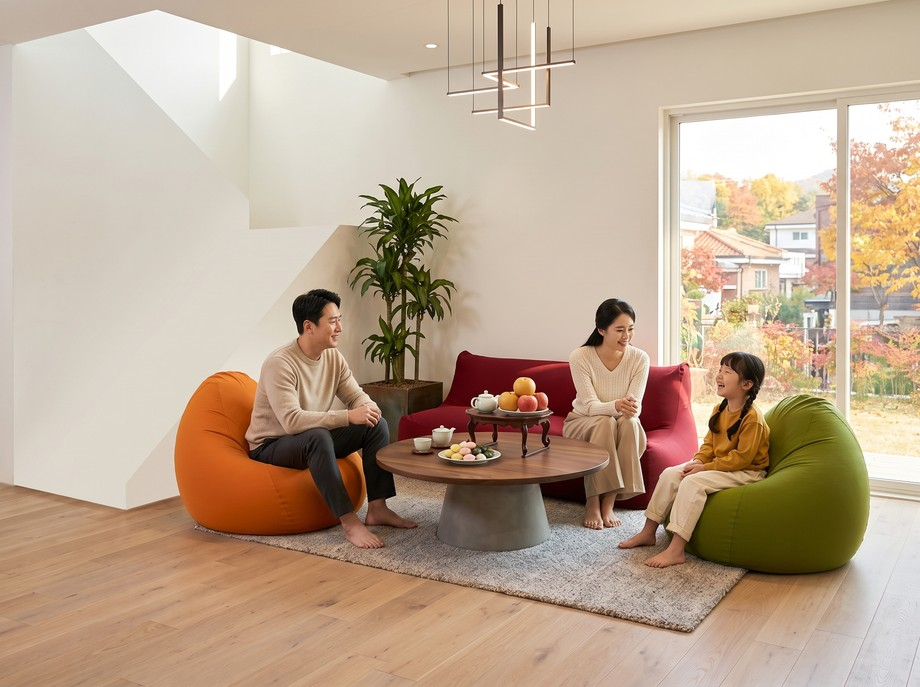
#> input picture chuseok.jpg, 920 x 687 px
$ python -i cf_cards.py   (imports and definitions only)
#> lines starting #> are read from the running program, lines starting #| are printed output that depends on the picture
"""
요기보 팟 CF 리메이크 — 노란 타이포/제품 카드를 코드로 렌더링한다.
글자는 AI 가 아니라 여기서 실제 글꼴(Pretendard)로 그리므로 한글이 깨지지 않는다.
사용: python cf_cards.py <카드이름> <출력.mp4>
"""
import math, subprocess, sys
import numpy as np
from PIL import Image, ImageDraw, ImageFont, ImageFilter

W, H = 1920, 1080
FPS_NUM, FPS_DEN = 24000, 1001                      # 레퍼런스와 같은 23.976fps — 음악 박자를 맞추려고
FONT = r"C:/Users/Yogibo Design/Desktop/imgCreate/fonts/PretendardVariable.ttf"
SP = r"C:/Users/YOGIBO~1/AppData/Local/Temp/claude/c--Users-Yogibo-Design-Desktop-imgCreate/0b7908b6-bb66-4fb2-92ce-5dcfd7df4943/scratchpad"

# 레퍼런스 실측: 가운데 #F9DB06, 모서리 #F3C80F 로 어두워지는 원형 그라데이션
# [7 lines left out: function yellow_bg, not called in this run]

def ease_out_back(x, s=1.70158):
    x = min(max(x, 0.0), 1.0) - 1
    return x * x * ((s + 1) * x + s) + 1

def ease_out_cubic(x):
    x = min(max(x, 0.0), 1.0)
    return 1 - (1 - x) ** 3

# [15 lines left out: functions font, draw_text_center, not called in this run]

def key_ring_sprites(path, n=8):
    """노란 배경을 빼고 원형으로 놓인 팟 n개를 각도로 나눠 스프라이트로 자른다."""
#> called with path = '../../chuseok.jpg', n = 8
    src = Image.open(path).convert("RGB").resize((W, H), Image.LANCZOS)
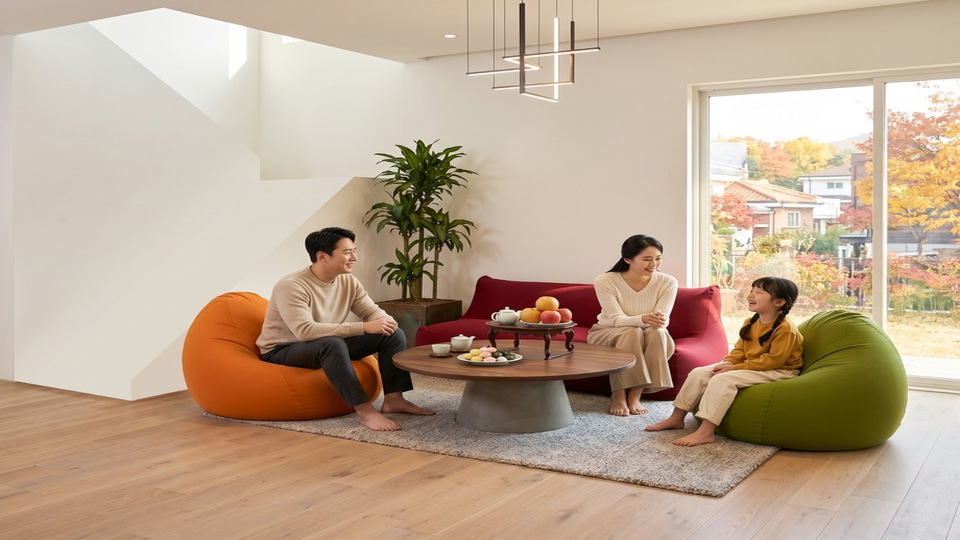
#> src: PIL image 1920x1080 RGB (shown at 1/2 size); mean R, G, B 188.5, 166.7, 145
    a = np.asarray(src).astype(np.float32) / 255.0
    hsv = np.asarray(src.convert("HSV")).astype(np.float32)
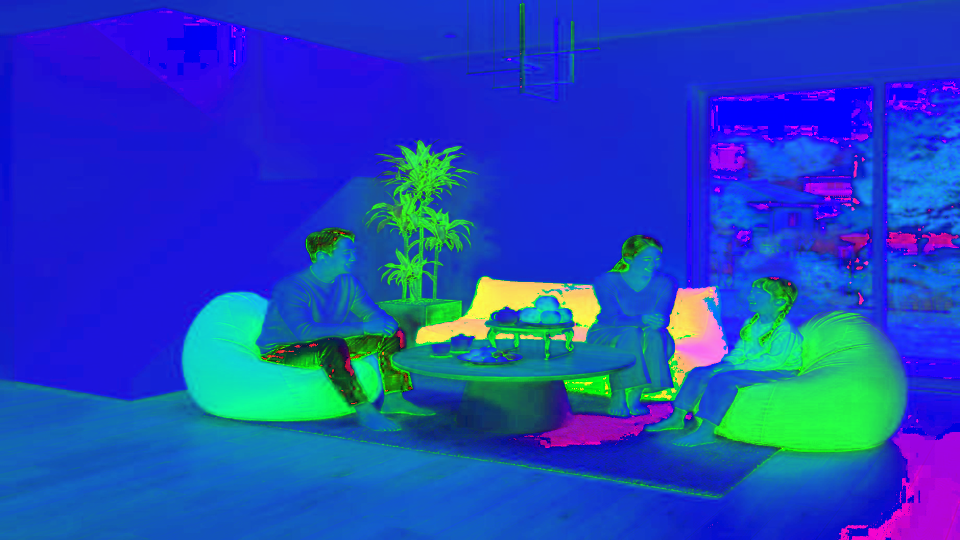
#> hsv: shape (1080, 1920, 3) float32 (shown at 1/2 size); mean R, G, B 31.2, 70.2, 188.7
    hue, sat, val = hsv[..., 0] * 360 / 255, hsv[..., 1] / 255, hsv[..., 2] / 255
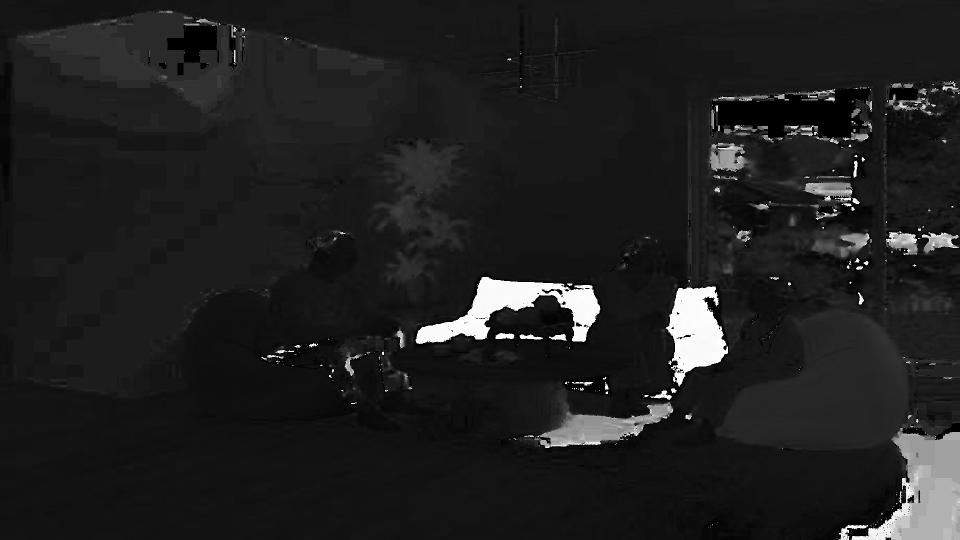
#> hue: shape (1080, 1920) float32 (shown at 1/2 size); min 0, max 358.6, mean 44.3; drawn with min black and max white
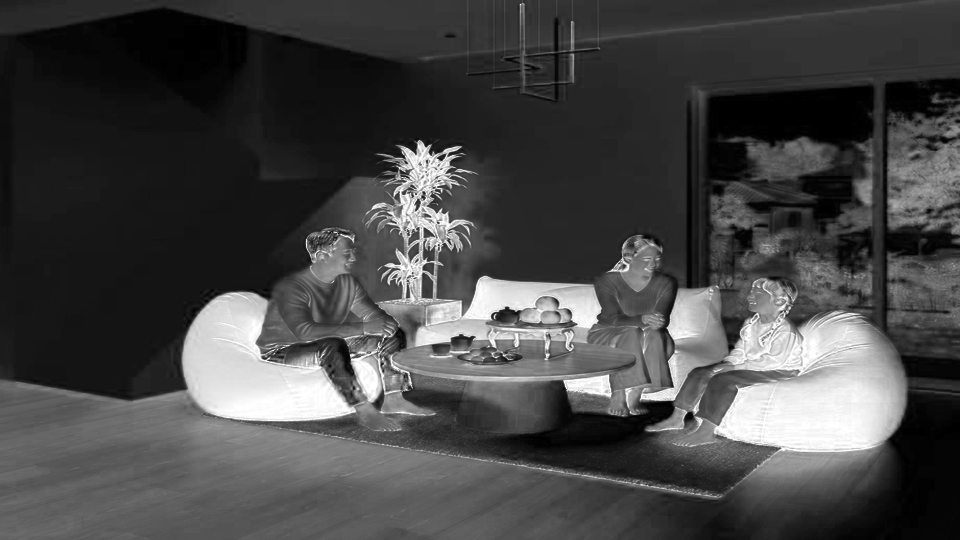
#> sat: shape (1080, 1920) float32 (shown at 1/2 size); min 0, max 1, mean 0.275
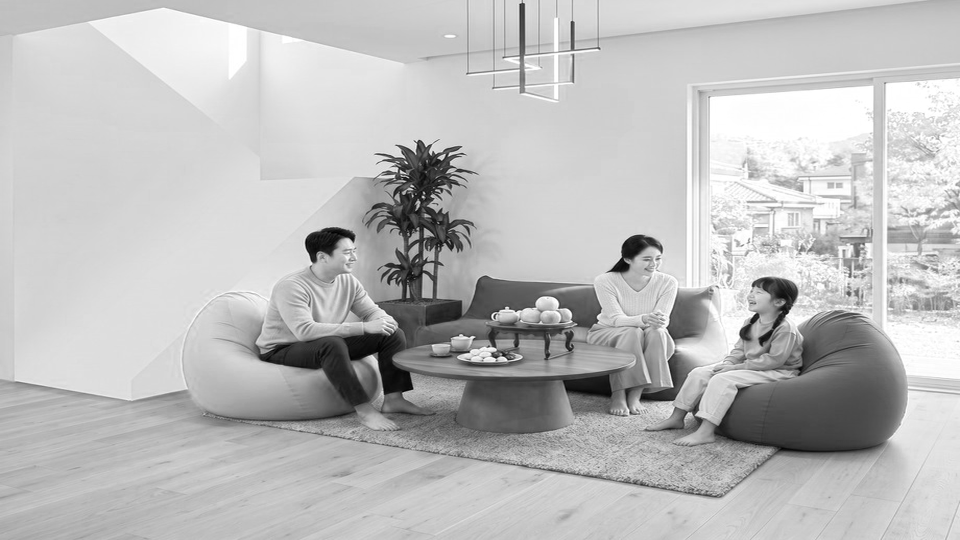
#> val: shape (1080, 1920) float32 (shown at 1/2 size); min 0, max 1, mean 0.74
    bg = (hue > 38) & (hue < 64) & (sat > 0.72) & (val > 0.72)
#> bg: shape (1080, 1920) bool; every value is 0
    alpha = Image.fromarray(((~bg) * 255).astype(np.uint8)).filter(ImageFilter.MinFilter(3)).filter(ImageFilter.GaussianBlur(1.2))
#> alpha: PIL image 1920x1080 L; every value is 255
    rgba = src.convert("RGBA"); rgba.putalpha(alpha)
    m = np.asarray(alpha) > 128
#> m: shape (1080, 1920) bool; every value is 1
    ys, xs = np.nonzero(m)
    ang = (np.degrees(np.arctan2(ys - H / 2, xs - W / 2)) + 360 + 90) % 360      # 12시 방향이 0도
    sector = np.round(ang / (360 / n)).astype(int) % n
    sprites = []
    for i in range(n):
        sel = sector == i
        if sel.sum() < 500:
            continue
        x0, x1, y0, y1 = xs[sel].min(), xs[sel].max(), ys[sel].min(), ys[sel].max()
        sprites.append({"img": rgba.crop((x0 - 4, y0 - 4, x1 + 5, y1 + 5)),
                        "cx": (x0 + x1) / 2, "cy": (y0 + y1) / 2, "i": i})
#> this loop made 8 passes
#> (x0, x1, y0, y1) on passes 1 to 8: (737, 1183, 0, 539), (961, 1919, 0, 539), (960, 1919, 143, 937), (961, 1919, 541, 1079), (737, 1183, 541, 1079), (0, 959, 541, 1079), (0, 959, 143, 937), (0, 959, 0, 539)
#> after the loop, sprites = 8 items
    return sprites

# [24 lines left out: functions card_pot, card_rest, not called in this run]

CARDS = {
    "pot":  (card_pot, 2.38, lambda: key_ring_sprites(SP + "/cf_ring.png")),
    "rest": (card_rest, 1.38, lambda: None),
}

# [12 lines left out: function render, not called in this run]

# [2 lines not run here, left out]


# [34 lines left out: function overlay_lines, not called in this run]

>>> result = key_ring_sprites('../../chuseok.jpg')
#> result = 8 items
